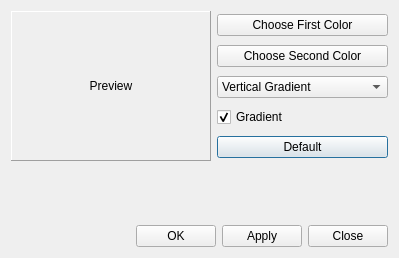
<?xml version="1.0" encoding="UTF-8"?>
<ui version="4.0">
 <class>BackgroundColor</class>
 <widget class="QDialog" name="BackgroundColor">
  <property name="windowModality">
   <enum>Qt::WindowModality::ApplicationModal</enum>
  </property>
  <property name="geometry">
   <rect>
    <x>0</x>
    <y>0</y>
    <width>399</width>
    <height>258</height>
   </rect>
  </property>
  <property name="windowTitle">
   <string>Background Color</string>
  </property>
  <property name="modal">
   <bool>true</bool>
  </property>
  <layout class="QVBoxLayout" name="verticalLayout_2">
   <item>
    <layout class="QHBoxLayout" name="horizontalLayout_2">
     <item>
      <widget class="QLabel" name="labelColorPreview">
       <property name="minimumSize">
        <size>
         <width>200</width>
         <height>150</height>
        </size>
       </property>
       <property name="frameShape">
        <enum>QFrame::Shape::Panel</enum>
       </property>
       <property name="frameShadow">
        <enum>QFrame::Shadow::Raised</enum>
       </property>
       <property name="text">
        <string>Preview</string>
       </property>
       <property name="alignment">
        <set>Qt::AlignmentFlag::AlignCenter</set>
       </property>
      </widget>
     </item>
     <item>
      <layout class="QVBoxLayout" name="verticalLayout">
       <item>
        <widget class="QPushButton" name="pushButtonTop">
         <property name="styleSheet">
          <string notr="true"/>
         </property>
         <property name="text">
          <string>Choose First Color</string>
         </property>
         <property name="autoDefault">
          <bool>false</bool>
         </property>
        </widget>
       </item>
       <item>
        <widget class="QPushButton" name="pushButtonBottom">
         <property name="text">
          <string>Choose Second Color</string>
         </property>
         <property name="autoDefault">
          <bool>false</bool>
         </property>
        </widget>
       </item>
       <item>
        <widget class="QComboBox" name="comboBoxGradientStyle">
         <item>
          <property name="text">
           <string>Vertical Gradient</string>
          </property>
         </item>
         <item>
          <property name="text">
           <string>Horizontal Gradient</string>
          </property>
         </item>
         <item>
          <property name="text">
           <string>Top Left To Bottom Right</string>
          </property>
         </item>
         <item>
          <property name="text">
           <string>Top Right To Bottom Left</string>
          </property>
         </item>
        </widget>
       </item>
       <item>
        <widget class="QCheckBox" name="checkBoxGrad">
         <property name="text">
          <string>Gradient</string>
         </property>
         <property name="checked">
          <bool>true</bool>
         </property>
        </widget>
       </item>
       <item>
        <widget class="QPushButton" name="pushButtonDefaultColor">
         <property name="text">
          <string>Default</string>
         </property>
        </widget>
       </item>
      </layout>
     </item>
    </layout>
   </item>
   <item>
    <spacer name="verticalSpacer">
     <property name="orientation">
      <enum>Qt::Orientation::Vertical</enum>
     </property>
     <property name="sizeHint" stdset="0">
      <size>
       <width>292</width>
       <height>49</height>
      </size>
     </property>
    </spacer>
   </item>
   <item>
    <layout class="QHBoxLayout" name="horizontalLayout">
     <item>
      <spacer name="horizontalSpacer">
       <property name="orientation">
        <enum>Qt::Orientation::Horizontal</enum>
       </property>
       <property name="sizeHint" stdset="0">
        <size>
         <width>40</width>
         <height>20</height>
        </size>
       </property>
      </spacer>
     </item>
     <item>
      <widget class="QPushButton" name="okButton">
       <property name="text">
        <string>OK</string>
       </property>
      </widget>
     </item>
     <item>
      <widget class="QPushButton" name="applyButton">
       <property name="text">
        <string>Apply</string>
       </property>
      </widget>
     </item>
     <item>
      <widget class="QPushButton" name="cancelButton">
       <property name="text">
        <string>Close</string>
       </property>
       <property name="autoDefault">
        <bool>false</bool>
       </property>
      </widget>
     </item>
    </layout>
   </item>
  </layout>
 </widget>
 <tabstops>
  <tabstop>pushButtonTop</tabstop>
  <tabstop>pushButtonBottom</tabstop>
  <tabstop>okButton</tabstop>
  <tabstop>applyButton</tabstop>
  <tabstop>cancelButton</tabstop>
 </tabstops>
 <resources/>
 <connections>
  <connection>
   <sender>checkBoxGrad</sender>
   <signal>toggled(bool)</signal>
   <receiver>pushButtonBottom</receiver>
   <slot>setEnabled(bool)</slot>
   <hints>
    <hint type="sourcelabel">
     <x>387</x>
     <y>93</y>
    </hint>
    <hint type="destinationlabel">
     <x>387</x>
     <y>66</y>
    </hint>
   </hints>
  </connection>
  <connection>
   <sender>checkBoxGrad</sender>
   <signal>clicked(bool)</signal>
   <receiver>comboBoxGradientStyle</receiver>
   <slot>setEnabled(bool)</slot>
   <hints>
    <hint type="sourcelabel">
     <x>387</x>
     <y>93</y>
    </hint>
    <hint type="destinationlabel">
     <x>387</x>
     <y>122</y>
    </hint>
   </hints>
  </connection>
 </connections>
</ui>
